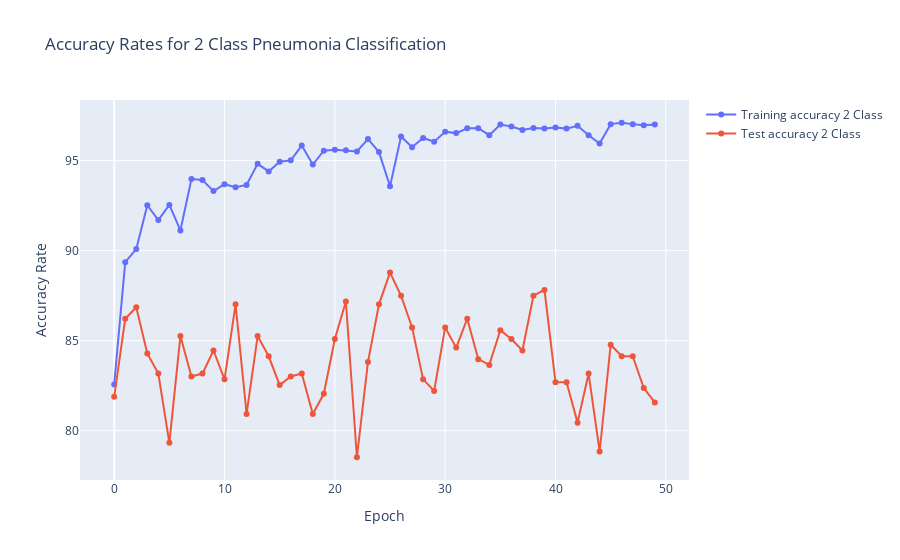
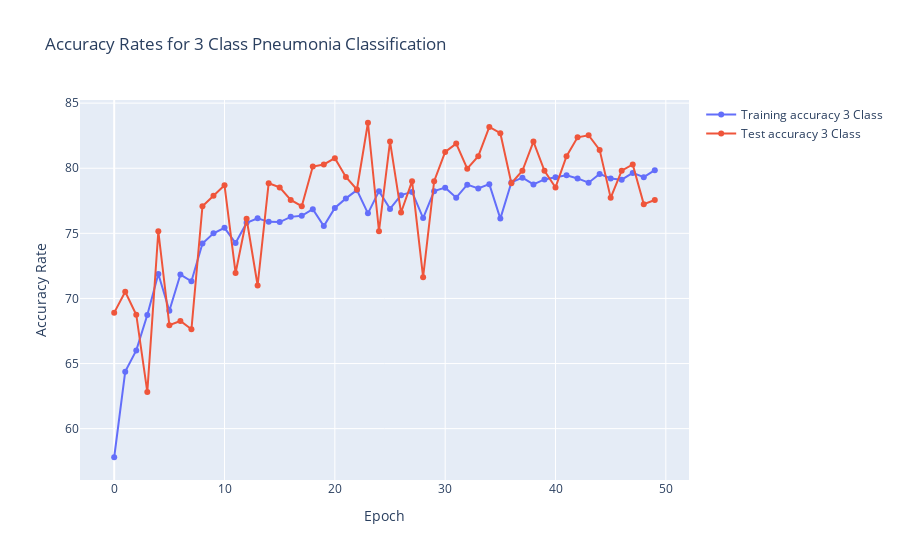

Notebook source saved alongside these figures, in order:
### Code cell
#Confusion matrix for 2 classes
y_pred_2class = np.argmax(model_2class(x_test_2d).cpu().detach(),axis=1)
y_test_cpu_2class = y_test_2class.cpu()

cm1 = confusion_matrix(y_pred_2class,y_test_cpu_2class)
precision1 = np.diag(cm1)/cm1.sum(axis=1)
recall1 = np.diag(cm1)/cm1.sum(axis=0)
print('precision:',precision1)
print('recall:',recall1)
print(cm1)

#confusion matrix for 3 classes
y_pred_3class = np.argmax(model_3class(x_test_2d).cpu().detach(),axis=1)
y_test_cpu_3class = y_test_3class.cpu()

cm2 = confusion_matrix(y_pred_3class,y_test_cpu_3class)
precision2 = np.diag(cm2)/cm2.sum(axis=1)
recall2 = np.diag(cm2)/cm2.sum(axis=0)
print('precision:',precision2)
print('recall:',recall2)
print(cm2)

#plots for training and testing accuracy for 2 and 3 class compared
x = [x for x in range(0,50)]
fig = go.Figure()
fig.add_trace(go.Scatter(x =x,y=train_accs_2class,mode = 'lines+markers',name = 'Training accuracy 2 Class'))
fig.add_trace(go.Scatter(x =x,y=test_accs_2class,mode = 'lines+markers',name = 'Test accuracy 2 Class'))
fig.update_layout(title_text = 'Accuracy Rates for 2 Class Pneumonia Classification')
fig.update_xaxes(title_text = 'Epoch')
fig.update_yaxes(title_text = 'Accuracy Rate')
fig.show()

fig = go.Figure()
fig.add_trace(go.Scatter(x =x,y=train_accs_3class,mode = 'lines+markers',name = 'Training accuracy 3 Class'))
fig.add_trace(go.Scatter(x =x,y=test_accs_3class,mode = 'lines+markers',name = 'Test accuracy 3 Class'))
fig.update_layout(title_text = 'Accuracy Rates for 3 Class Pneumonia Classification')
fig.update_xaxes(title_text = 'Epoch')
fig.update_yaxes(title_text = 'Accuracy Rate')
fig.show()

### Figure 1 — Plotly figure (JSON) as saved in the notebook; plotly's stock layout.template omitted (floating-point values rounded to 4 significant figures)
{"data": [{"mode": "lines+markers", "name": "Training accuracy 2 Class", "type": "scatter", "x": [0, 1, 2, 3, 4, 5, 6, 7, 8, 9, 10, 11, 12, 13, 14, 15, 16, 17, 18, 19, 20, 21, 22, 23, 24, 25, 26, 27, 28, 29, 30, 31, 32, 33, 34, 35, 36, 37, 38, 39, 40, 41, 42, 43, 44, 45, 46, 47, 48, 49], "y": [82.57, 89.36, 90.09, 92.52, 91.7, 92.54, 91.12, 93.98, 93.92, 93.31, 93.69, 93.52, 93.65, 94.82, 94.4, 94.94, 95.02, 95.84, 94.79, 95.55, 95.61, 95.57, 95.51, 96.2, 95.48, 93.58, 96.34, 95.74, 96.26, 96.05, 96.61, 96.53, 96.8, 96.8, 96.41, 97.01, 96.89, 96.7, 96.82, 96.78, 96.84, 96.78, 96.93, 96.41, 95.95, 97.03, 97.11, 97.03, 96.97, 97.01]}, {"mode": "lines+markers", "name": "Test accuracy 2 Class", "type": "scatter", "x": [0, 1, 2, 3, 4, 5, 6, 7, 8, 9, 10, 11, 12, 13, 14, 15, 16, 17, 18, 19, 20, 21, 22, 23, 24, 25, 26, 27, 28, 29, 30, 31, 32, 33, 34, 35, 36, 37, 38, 39, 40, 41, 42, 43, 44, 45, 46, 47, 48, 49], "y": [81.89, 86.22, 86.86, 84.29, 83.17, 79.33, 85.26, 83.01, 83.17, 84.46, 82.85, 87.02, 80.93, 85.26, 84.13, 82.53, 83.01, 83.17, 80.93, 82.05, 85.1, 87.18, 78.53, 83.81, 87.02, 88.78, 87.5, 85.74, 82.85, 82.21, 85.74, 84.62, 86.22, 83.97, 83.65, 85.58, 85.1, 84.46, 87.5, 87.82, 82.69, 82.69, 80.45, 83.17, 78.85, 84.78, 84.13, 84.13, 82.37, 81.57]}], "layout": {"title": {"text": "Accuracy Rates for 2 Class Pneumonia Classification"}, "xaxis": {"title": {"text": "Epoch"}}, "yaxis": {"title": {"text": "Accuracy Rate"}}}}

### Figure 2 — Plotly figure (JSON) as saved in the notebook; plotly's stock layout.template omitted (floating-point values rounded to 4 significant figures)
{"data": [{"mode": "lines+markers", "name": "Training accuracy 3 Class", "type": "scatter", "x": [0, 1, 2, 3, 4, 5, 6, 7, 8, 9, 10, 11, 12, 13, 14, 15, 16, 17, 18, 19, 20, 21, 22, 23, 24, 25, 26, 27, 28, 29, 30, 31, 32, 33, 34, 35, 36, 37, 38, 39, 40, 41, 42, 43, 44, 45, 46, 47, 48, 49], "y": [57.8, 64.38, 66.01, 68.73, 71.88, 69.06, 71.84, 71.32, 74.21, 75, 75.42, 74.25, 75.81, 76.15, 75.88, 75.86, 76.27, 76.34, 76.86, 75.56, 76.96, 77.68, 78.32, 76.53, 78.24, 76.88, 77.93, 78.18, 76.17, 78.24, 78.51, 77.74, 78.74, 78.45, 78.78, 76.13, 78.91, 79.28, 78.76, 79.14, 79.31, 79.47, 79.22, 78.89, 79.56, 79.22, 79.12, 79.64, 79.31, 79.85]}, {"mode": "lines+markers", "name": "Test accuracy 3 Class", "type": "scatter", "x": [0, 1, 2, 3, 4, 5, 6, 7, 8, 9, 10, 11, 12, 13, 14, 15, 16, 17, 18, 19, 20, 21, 22, 23, 24, 25, 26, 27, 28, 29, 30, 31, 32, 33, 34, 35, 36, 37, 38, 39, 40, 41, 42, 43, 44, 45, 46, 47, 48, 49], "y": [68.91, 70.51, 68.75, 62.82, 75.16, 67.95, 68.27, 67.63, 77.08, 77.88, 78.69, 71.96, 76.12, 70.99, 78.85, 78.53, 77.56, 77.08, 80.13, 80.29, 80.77, 79.33, 78.37, 83.49, 75.16, 82.05, 76.6, 79.01, 71.63, 79.01, 81.25, 81.89, 79.97, 80.93, 83.17, 82.69, 78.85, 79.81, 82.05, 79.81, 78.53, 80.93, 82.37, 82.53, 81.41, 77.72, 79.81, 80.29, 77.24, 77.56]}], "layout": {"title": {"text": "Accuracy Rates for 3 Class Pneumonia Classification"}, "xaxis": {"title": {"text": "Epoch"}}, "yaxis": {"title": {"text": "Accuracy Rate"}}}}
